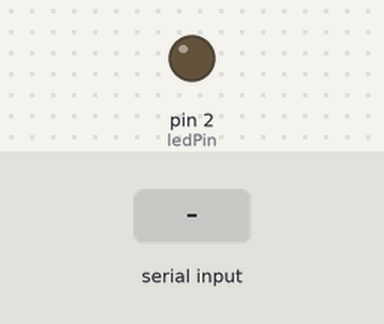
The sketch below on a simulated Arduino Uno, built with avr-gcc and run on an emulated ATmega328P. Parts: output pins drawn as LEDs (lit = HIGH). The test bench sets the inputs (shaded band).

Above: at 1.2 s.
1.3 s: "1" received over Serial
At 2.5 s:
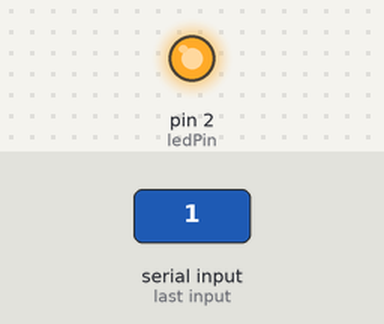
2.8 s: "0" received over Serial
At 3.7 s:
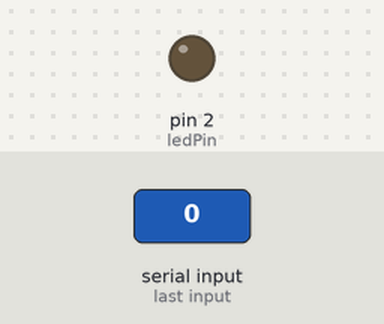
Timing chart, 0 to 5.8 s (numbered marks = the images above; inputs shaded):
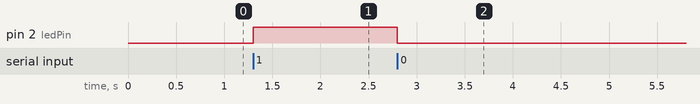

Measured:
- after the input at 1.3 s, pin 2 (ledPin): LOW → HIGH at once
- after the input at 2.8 s, pin 2 (ledPin): HIGH → LOW at once

The sketch:

led_onoff.ino
```cpp
const int ledPin = 2; // LED connected to digital pin 2

void setup() {
    pinMode(ledPin, OUTPUT); // Set the LED pin as output
    Serial.begin(9600); // Start serial communication at 9600 baud
}

void loop() {
    if (Serial.available() > 0) {
        char receivedChar = Serial.read(); // Read the incoming data
        if (receivedChar == '1') {
            digitalWrite(ledPin, HIGH); // Turn LED on
        } else if (receivedChar == '0') {
            digitalWrite(ledPin, LOW); // Turn LED off
        }
    }
}
```
